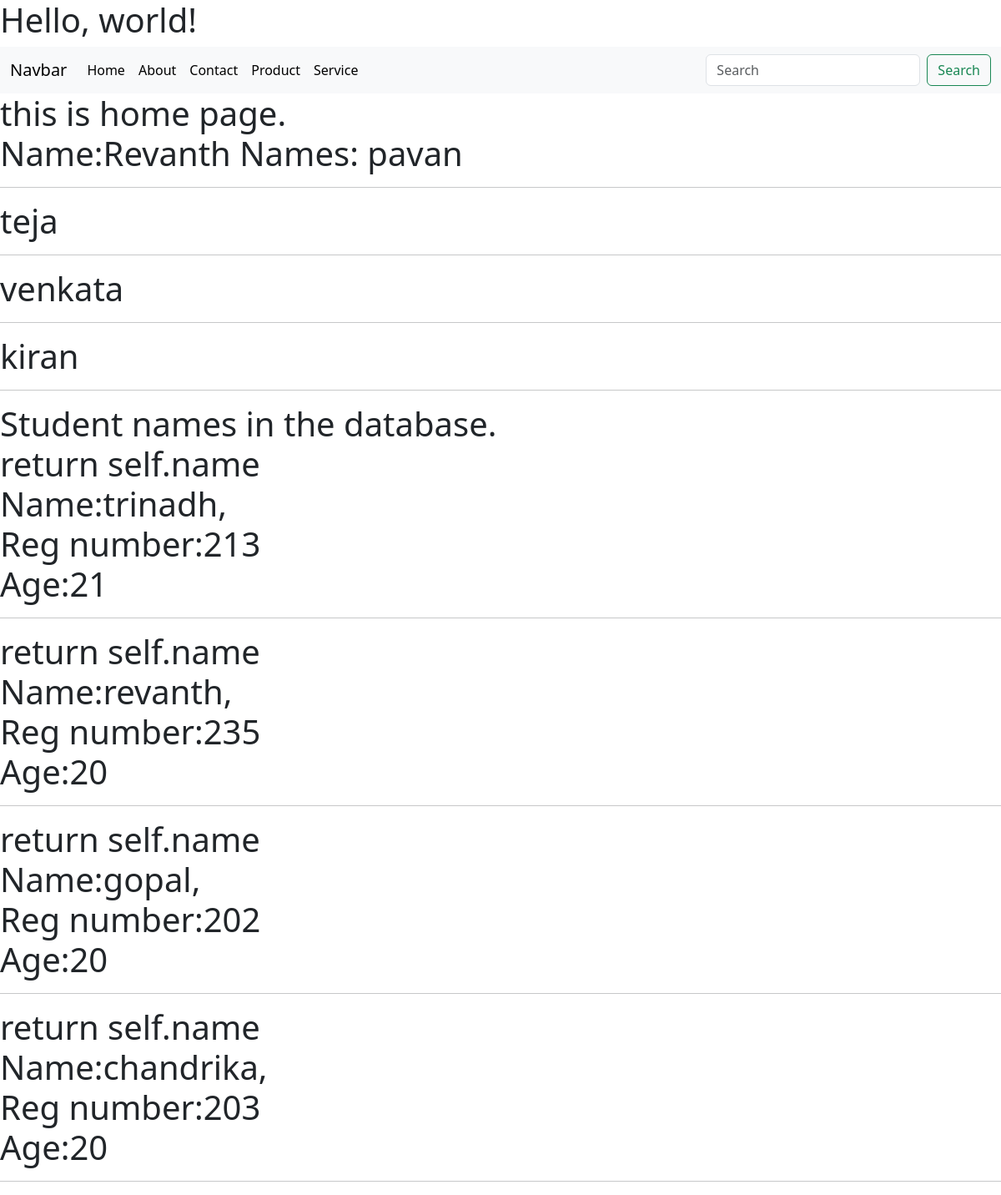
The page /Home on the database its author committed.
### IT/models.py (models this page shows, shortened)
class Student(models.Model):
    name = models.CharField(max_length=200)
    regnumber = models.IntegerField()
    age = models.IntegerField()
    department = models.CharField(max_length=20)

### IT/views.py (the view)
# urls.py: 2. Add a URL to urlpatterns:  path('', Home.as_view(), name='home')
def Home(request):
    name="Revanth"
    names =['pavan','teja','venkata','kiran']
    student = Student.objects.all()
    Context={'name_1':name, 'names':names, 'student':student}
    return render(request,'home.html', Context)

### templates/home.html
{% extends 'base.html'%}
 {% block content %}
 <h1>
    this is home page.<br>
    Name:{{name_1}}
    Names:
    {% for i in names %}
    {{i}}<br><hr>
    {% endfor %}
    Student names in the database.<br>
    {% for i in student %}
       return self.name<br>
    Name:{{i.name}},<br>
    Reg number:{{i.regnumber}}<br>
    Age:{{i.age}}<hr>
    {% endfor %}
   </h1>
   {% endblock %}

### templates/base.html (shortened to what this page needs)
<!doctype html>
<html lang="en">
  <head>
    <link href="https://cdn.jsdelivr.net/npm/bootstrap@5.3.0/dist/css/bootstrap.min.css" rel="stylesheet">
  </head>
  <body>
    <h1>Hello, world!</h1>
 </body>
</html>
<nav class="navbar navbar-expand-lg bg-body-tertiary">
    <div class="container-fluid">
      <a class="navbar-brand" href="#">Navbar</a>
      <div class="collapse navbar-collapse" id="navbarSupportedContent">
        <ul class="navbar-nav me-auto mb-2 mb-lg-0">
          <li class="nav-item">
            <a class="nav-link active" aria-current="page" href="{% url 'IT:Home' %}">Home</a>
          </li>
          <li class="nav-item">
            <a class="nav-link active" aria-current="page" href="{% url 'IT:About' %}">About</a>
          </li>
          <li class="nav-item">
            <a class="nav-link active" aria-current="page" href="{% url 'IT:Contact' %}">Contact</a>
          </li>
          <li class="nav-item">
            <a class="nav-link active" aria-current="page" href="{% url 'IT:Product' %}">Product</a>
          </li>
          <li class="nav-item">
            <a class="nav-link active" aria-current="page" href="{% url 'IT:Service' %}">Service</a>
          </li>
          </ul>
        <form class="d-flex" role="search">
          <input class="form-control me-2" type="search" placeholder="Search" aria-label="Search">
          <button class="btn btn-outline-success" type="submit">Search</button>
        </form>
      </div>
    </div>
  </nav>
 {% block content %}
 {% endblock %}
 </body>
</html>

### rows shown on the page
Student: name "Revanth", name "revanth", regnumber "235", age "20"
Student: name "trinadh", regnumber "213", age "21"
Student: name "gopal", regnumber "202", age "20"
Student: name "chandrika", regnumber "203", age "20"

### other values the page prints
{{ i }} "pavan" "teja" "venkata" "kiran"
